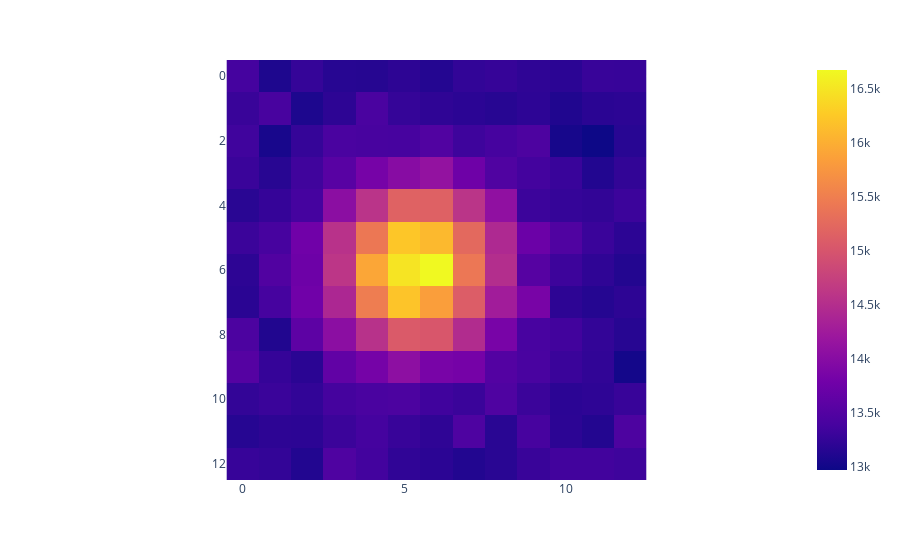

Notebook cell for this chart:
### Code cell
obj = get_obj(objects.loc[2], sky)
px.imshow(obj)

### Figure 1 — Plotly figure (JSON) as saved in the notebook; plotly's stock layout.template omitted (floating-point values rounded to 4 significant figures; data arrays with more than 128 entries replaced by an {"elided": "..."} marker saying what was removed)
{"data": [{"coloraxis": "coloraxis", "hovertemplate": "x: %{x}<br>y: %{y}<br>color: %{z}<extra></extra>", "name": "0", "type": "heatmap", "xaxis": "x", "yaxis": "y", "z": {"elided": "13x13 float values"}}], "layout": {"coloraxis": {"colorscale": [[0, "#0d0887"], [0.1111, "#46039f"], [0.2222, "#7201a8"], [0.3333, "#9c179e"], [0.4444, "#bd3786"], [0.5556, "#d8576b"], [0.6667, "#ed7953"], [0.7778, "#fb9f3a"], [0.8889, "#fdca26"], [1, "#f0f921"]]}, "margin": {"t": 60}, "xaxis": {"anchor": "y", "constrain": "domain", "domain": [0, 1], "scaleanchor": "y"}, "yaxis": {"anchor": "x", "autorange": "reversed", "constrain": "domain", "domain": [0, 1]}}}
